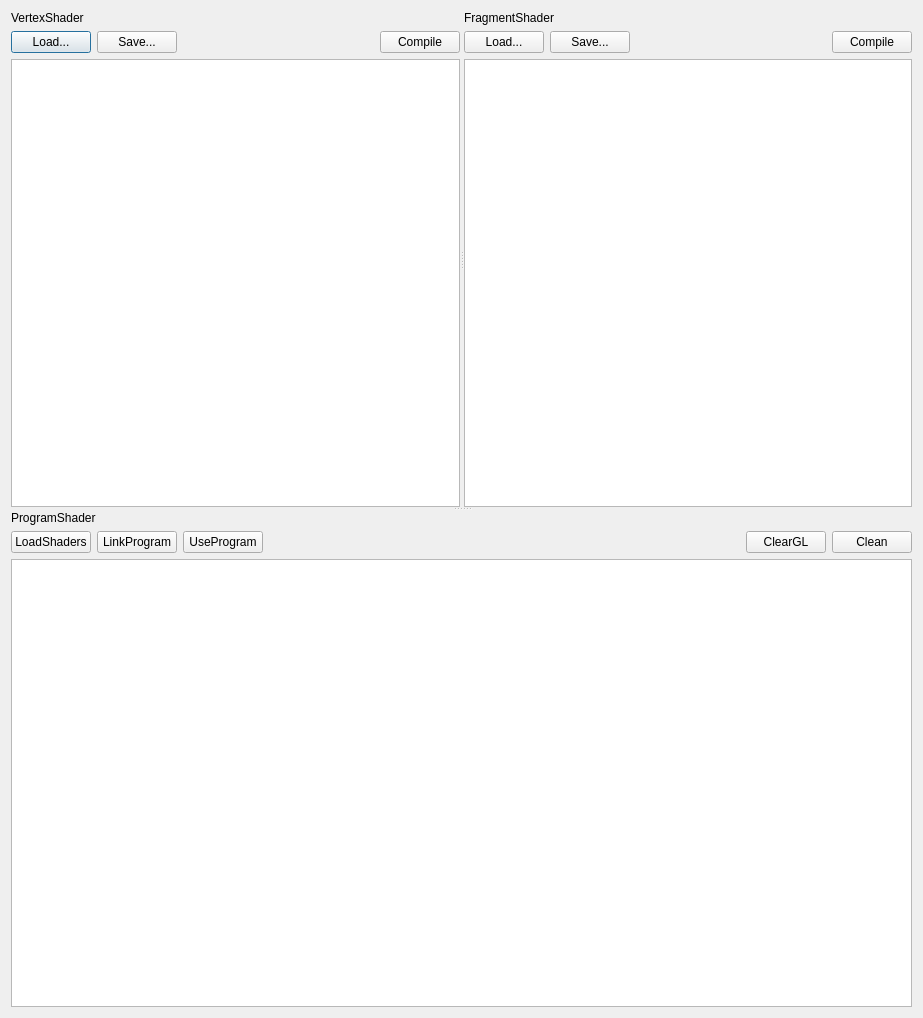
<?xml version="1.0" encoding="UTF-8"?>
<ui version="4.0">
 <class>ShaderEditor</class>
 <widget class="QDialog" name="ShaderEditor">
  <property name="geometry">
   <rect>
    <x>0</x>
    <y>0</y>
    <width>923</width>
    <height>1018</height>
   </rect>
  </property>
  <property name="windowTitle">
   <string>Dialog</string>
  </property>
  <layout class="QVBoxLayout" name="verticalLayout_5">
   <item>
    <widget class="QSplitter" name="splitter_2">
     <property name="orientation">
      <enum>Qt::Vertical</enum>
     </property>
     <property name="opaqueResize">
      <bool>true</bool>
     </property>
     <widget class="QSplitter" name="splitter">
      <property name="orientation">
       <enum>Qt::Horizontal</enum>
      </property>
      <property name="opaqueResize">
       <bool>true</bool>
      </property>
      <widget class="QWidget" name="layoutWidget">
       <layout class="QVBoxLayout" name="verticalLayout">
        <item>
         <widget class="QLabel" name="label">
          <property name="text">
           <string>VertexShader</string>
          </property>
         </widget>
        </item>
        <item>
         <layout class="QHBoxLayout" name="horizontalLayout">
          <item>
           <widget class="QPushButton" name="loadVertexFile">
            <property name="text">
             <string>Load...</string>
            </property>
           </widget>
          </item>
          <item>
           <widget class="QPushButton" name="saveVertexFile">
            <property name="text">
             <string>Save...</string>
            </property>
           </widget>
          </item>
          <item>
           <spacer name="horizontalSpacer">
            <property name="orientation">
             <enum>Qt::Horizontal</enum>
            </property>
            <property name="sizeHint" stdset="0">
             <size>
              <width>40</width>
              <height>20</height>
             </size>
            </property>
           </spacer>
          </item>
          <item>
           <widget class="QPushButton" name="compileVertex">
            <property name="text">
             <string>Compile</string>
            </property>
           </widget>
          </item>
         </layout>
        </item>
        <item>
         <widget class="QPlainTextEdit" name="vertexShaderEdit"/>
        </item>
       </layout>
      </widget>
      <widget class="QWidget" name="layoutWidget">
       <layout class="QVBoxLayout" name="verticalLayout_2">
        <item>
         <widget class="QLabel" name="label_2">
          <property name="text">
           <string>FragmentShader</string>
          </property>
         </widget>
        </item>
        <item>
         <layout class="QHBoxLayout" name="horizontalLayout_2">
          <item>
           <widget class="QPushButton" name="loadFragmentFile">
            <property name="text">
             <string>Load...</string>
            </property>
           </widget>
          </item>
          <item>
           <widget class="QPushButton" name="saveFragmentFile">
            <property name="text">
             <string>Save...</string>
            </property>
           </widget>
          </item>
          <item>
           <spacer name="horizontalSpacer_2">
            <property name="orientation">
             <enum>Qt::Horizontal</enum>
            </property>
            <property name="sizeHint" stdset="0">
             <size>
              <width>40</width>
              <height>20</height>
             </size>
            </property>
           </spacer>
          </item>
          <item>
           <widget class="QPushButton" name="compileFragmentFile">
            <property name="text">
             <string>Compile</string>
            </property>
           </widget>
          </item>
         </layout>
        </item>
        <item>
         <widget class="QPlainTextEdit" name="fragmentShaderEdit"/>
        </item>
       </layout>
      </widget>
     </widget>
     <widget class="QWidget" name="layoutWidget">
      <layout class="QVBoxLayout" name="verticalLayout_4">
       <item>
        <layout class="QVBoxLayout" name="verticalLayout_3">
         <item>
          <widget class="QLabel" name="label_3">
           <property name="text">
            <string>ProgramShader</string>
           </property>
          </widget>
         </item>
         <item>
          <layout class="QHBoxLayout" name="horizontalLayout_3">
           <item>
            <widget class="QPushButton" name="loadShaders">
             <property name="text">
              <string>LoadShaders</string>
             </property>
            </widget>
           </item>
           <item>
            <widget class="QPushButton" name="linkProgram">
             <property name="text">
              <string>LinkProgram</string>
             </property>
            </widget>
           </item>
           <item>
            <widget class="QPushButton" name="useProgram">
             <property name="text">
              <string>UseProgram</string>
             </property>
            </widget>
           </item>
           <item>
            <spacer name="horizontalSpacer_3">
             <property name="orientation">
              <enum>Qt::Horizontal</enum>
             </property>
             <property name="sizeHint" stdset="0">
              <size>
               <width>40</width>
               <height>20</height>
              </size>
             </property>
            </spacer>
           </item>
           <item>
            <widget class="QPushButton" name="clearGL">
             <property name="text">
              <string>ClearGL</string>
             </property>
            </widget>
           </item>
           <item>
            <widget class="QPushButton" name="clean">
             <property name="text">
              <string>Clean</string>
             </property>
            </widget>
           </item>
          </layout>
         </item>
        </layout>
       </item>
       <item>
        <widget class="QPlainTextEdit" name="log">
         <property name="sizePolicy">
          <sizepolicy hsizetype="Expanding" vsizetype="Expanding">
           <horstretch>0</horstretch>
           <verstretch>0</verstretch>
          </sizepolicy>
         </property>
         <property name="maximumSize">
          <size>
           <width>16777215</width>
           <height>700</height>
          </size>
         </property>
         <property name="readOnly">
          <bool>true</bool>
         </property>
        </widget>
       </item>
      </layout>
     </widget>
    </widget>
   </item>
  </layout>
 </widget>
 <resources/>
 <connections>
  <connection>
   <sender>loadVertexFile</sender>
   <signal>clicked()</signal>
   <receiver>ShaderEditor</receiver>
   <slot>LoadVertexFile()</slot>
   <hints>
    <hint type="sourcelabel">
     <x>42</x>
     <y>38</y>
    </hint>
    <hint type="destinationlabel">
     <x>72</x>
     <y>0</y>
    </hint>
   </hints>
  </connection>
  <connection>
   <sender>saveVertexFile</sender>
   <signal>clicked()</signal>
   <receiver>ShaderEditor</receiver>
   <slot>SaveVertexFile()</slot>
   <hints>
    <hint type="sourcelabel">
     <x>124</x>
     <y>37</y>
    </hint>
    <hint type="destinationlabel">
     <x>189</x>
     <y>0</y>
    </hint>
   </hints>
  </connection>
  <connection>
   <sender>compileVertex</sender>
   <signal>clicked()</signal>
   <receiver>ShaderEditor</receiver>
   <slot>CompileVertex()</slot>
   <hints>
    <hint type="sourcelabel">
     <x>456</x>
     <y>52</y>
    </hint>
    <hint type="destinationlabel">
     <x>304</x>
     <y>0</y>
    </hint>
   </hints>
  </connection>
  <connection>
   <sender>loadFragmentFile</sender>
   <signal>clicked()</signal>
   <receiver>ShaderEditor</receiver>
   <slot>LoadFragmentFile()</slot>
   <hints>
    <hint type="sourcelabel">
     <x>540</x>
     <y>52</y>
    </hint>
    <hint type="destinationlabel">
     <x>480</x>
     <y>0</y>
    </hint>
   </hints>
  </connection>
  <connection>
   <sender>saveFragmentFile</sender>
   <signal>clicked()</signal>
   <receiver>ShaderEditor</receiver>
   <slot>SaveFragmentFile()</slot>
   <hints>
    <hint type="sourcelabel">
     <x>554</x>
     <y>39</y>
    </hint>
    <hint type="destinationlabel">
     <x>523</x>
     <y>0</y>
    </hint>
   </hints>
  </connection>
  <connection>
   <sender>compileFragmentFile</sender>
   <signal>clicked()</signal>
   <receiver>ShaderEditor</receiver>
   <slot>CompileFragment()</slot>
   <hints>
    <hint type="sourcelabel">
     <x>911</x>
     <y>52</y>
    </hint>
    <hint type="destinationlabel">
     <x>718</x>
     <y>0</y>
    </hint>
   </hints>
  </connection>
  <connection>
   <sender>clearGL</sender>
   <signal>clicked()</signal>
   <receiver>ShaderEditor</receiver>
   <slot>ClearGL()</slot>
   <hints>
    <hint type="sourcelabel">
     <x>829</x>
     <y>553</y>
    </hint>
    <hint type="destinationlabel">
     <x>641</x>
     <y>944</y>
    </hint>
   </hints>
  </connection>
  <connection>
   <sender>clean</sender>
   <signal>clicked()</signal>
   <receiver>ShaderEditor</receiver>
   <slot>Clean()</slot>
   <hints>
    <hint type="sourcelabel">
     <x>910</x>
     <y>553</y>
    </hint>
    <hint type="destinationlabel">
     <x>726</x>
     <y>944</y>
    </hint>
   </hints>
  </connection>
  <connection>
   <sender>loadShaders</sender>
   <signal>clicked()</signal>
   <receiver>ShaderEditor</receiver>
   <slot>LoadShaders()</slot>
   <hints>
    <hint type="sourcelabel">
     <x>59</x>
     <y>538</y>
    </hint>
    <hint type="destinationlabel">
     <x>5</x>
     <y>962</y>
    </hint>
   </hints>
  </connection>
  <connection>
   <sender>linkProgram</sender>
   <signal>clicked()</signal>
   <receiver>ShaderEditor</receiver>
   <slot>LinkProgram()</slot>
   <hints>
    <hint type="sourcelabel">
     <x>125</x>
     <y>542</y>
    </hint>
    <hint type="destinationlabel">
     <x>62</x>
     <y>1013</y>
    </hint>
   </hints>
  </connection>
 </connections>
 <slots>
  <slot>LoadVertexFile()</slot>
  <slot>LoadFragmentFile()</slot>
  <slot>SaveVertexFile()</slot>
  <slot>SaveFragmentFile()</slot>
  <slot>CompileVertex()</slot>
  <slot>CompileFragment()</slot>
  <slot>LinkProgram()</slot>
  <slot>UseProgram()</slot>
  <slot>ClearGL()</slot>
  <slot>Clean()</slot>
  <slot>LoadShaders()</slot>
 </slots>
</ui>
